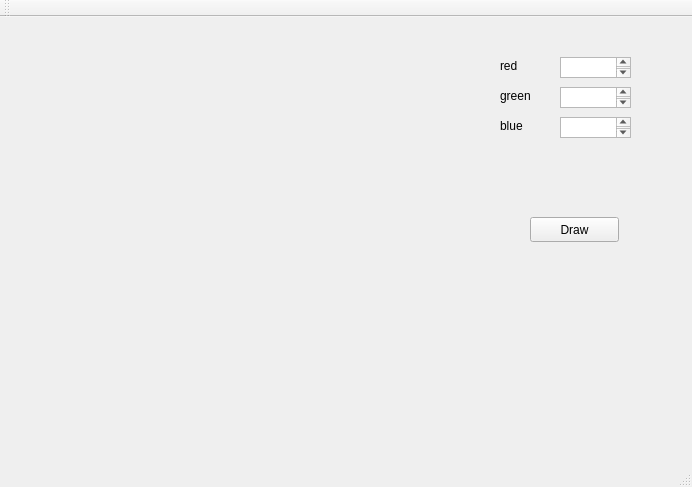
<?xml version="1.0" encoding="UTF-8"?>
<ui version="4.0">
 <class>MainWindow</class>
 <widget class="QMainWindow" name="MainWindow">
  <property name="geometry">
   <rect>
    <x>0</x>
    <y>0</y>
    <width>692</width>
    <height>487</height>
   </rect>
  </property>
  <property name="windowTitle">
   <string>MainWindow</string>
  </property>
  <widget class="QWidget" name="centralWidget">
   <widget class="QLabel" name="label_2">
    <property name="geometry">
     <rect>
      <x>500</x>
      <y>40</y>
      <width>51</width>
      <height>17</height>
     </rect>
    </property>
    <property name="text">
     <string>red</string>
    </property>
   </widget>
   <widget class="QLabel" name="label_3">
    <property name="geometry">
     <rect>
      <x>500</x>
      <y>70</y>
      <width>51</width>
      <height>17</height>
     </rect>
    </property>
    <property name="text">
     <string>green</string>
    </property>
   </widget>
   <widget class="QLabel" name="label_4">
    <property name="geometry">
     <rect>
      <x>500</x>
      <y>100</y>
      <width>51</width>
      <height>17</height>
     </rect>
    </property>
    <property name="text">
     <string>blue</string>
    </property>
   </widget>
   <widget class="QTextEdit" name="textEdit">
    <property name="geometry">
     <rect>
      <x>560</x>
      <y>40</y>
      <width>71</width>
      <height>21</height>
     </rect>
    </property>
   </widget>
   <widget class="QTextEdit" name="textEdit_2">
    <property name="geometry">
     <rect>
      <x>560</x>
      <y>70</y>
      <width>71</width>
      <height>21</height>
     </rect>
    </property>
   </widget>
   <widget class="QTextEdit" name="textEdit_3">
    <property name="geometry">
     <rect>
      <x>560</x>
      <y>100</y>
      <width>71</width>
      <height>21</height>
     </rect>
    </property>
   </widget>
   <widget class="QPushButton" name="pushButton">
    <property name="geometry">
     <rect>
      <x>530</x>
      <y>200</y>
      <width>89</width>
      <height>25</height>
     </rect>
    </property>
    <property name="text">
     <string>Draw</string>
    </property>
   </widget>
  </widget>
  <widget class="QMenuBar" name="menuBar">
   <property name="geometry">
    <rect>
     <x>0</x>
     <y>0</y>
     <width>692</width>
     <height>22</height>
    </rect>
   </property>
  </widget>
  <widget class="QToolBar" name="mainToolBar">
   <attribute name="toolBarArea">
    <enum>TopToolBarArea</enum>
   </attribute>
   <attribute name="toolBarBreak">
    <bool>false</bool>
   </attribute>
  </widget>
  <widget class="QStatusBar" name="statusBar"/>
 </widget>
 <layoutdefault spacing="6" margin="11"/>
 <resources/>
 <connections/>
</ui>
